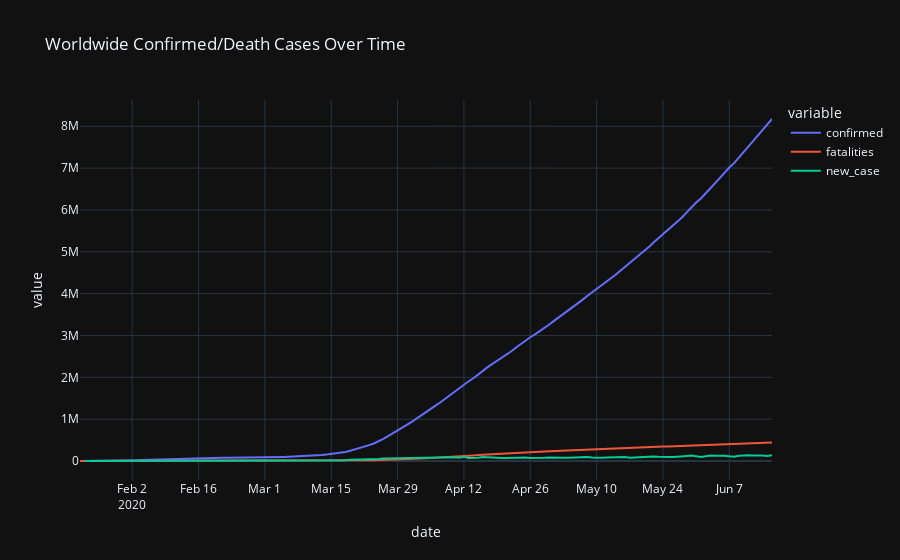

Write notebook code for a chart like this one.
### Markdown cell above
### 全球確診/死亡案例 (折線圖)

- 2020/4/2 確診人數突破 1M，且死亡人數為 52K
- 2020/5/1 確診人數突破 3.3M，且死亡人數為 238K
- **好消息! 每日新增確診案例曲線從 2020/4/4 開始趨於平緩至今**

### Code cell
fig = px.line(ww_melt_df, x="date", y="value", color='variable', 
              title="Worldwide Confirmed/Death Cases Over Time")
fig.show()

### Figure 1 — Plotly figure (JSON) as saved in the notebook; plotly's stock layout.template omitted (floating-point values rounded to 4 significant figures; data arrays with more than 128 entries replaced by an {"elided": "..."} marker saying what was removed)
{"data": [{"hovertemplate": "variable=confirmed<br>date=%{x}<br>value=%{y}<extra></extra>", "legendgroup": "confirmed", "line": {"color": "#636efa", "dash": "solid"}, "mode": "lines", "name": "confirmed", "orientation": "v", "showlegend": true, "type": "scatter", "x": {"elided": "147 str values"}, "xaxis": "x", "y": {"elided": "147 int values"}, "yaxis": "y"}, {"hovertemplate": "variable=fatalities<br>date=%{x}<br>value=%{y}<extra></extra>", "legendgroup": "fatalities", "line": {"color": "#EF553B", "dash": "solid"}, "mode": "lines", "name": "fatalities", "orientation": "v", "showlegend": true, "type": "scatter", "x": {"elided": "147 str values"}, "xaxis": "x", "y": {"elided": "147 int values"}, "yaxis": "y"}, {"hovertemplate": "variable=new_case<br>date=%{x}<br>value=%{y}<extra></extra>", "legendgroup": "new_case", "line": {"color": "#00cc96", "dash": "solid"}, "mode": "lines", "name": "new_case", "orientation": "v", "showlegend": true, "type": "scatter", "x": {"elided": "147 str values"}, "xaxis": "x", "y": {"elided": "147 int values"}, "yaxis": "y"}], "layout": {"legend": {"title": {"text": "variable"}, "tracegroupgap": 0}, "title": {"text": "Worldwide Confirmed/Death Cases Over Time"}, "xaxis": {"anchor": "y", "domain": [0, 1], "title": {"text": "date"}}, "yaxis": {"anchor": "x", "domain": [0, 1], "title": {"text": "value"}}}}
